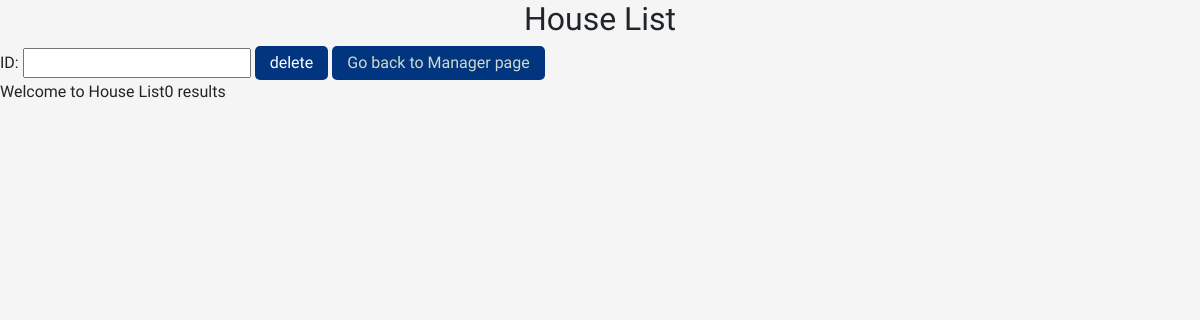
/House_list.php, run on an earlier commit of the app's database.
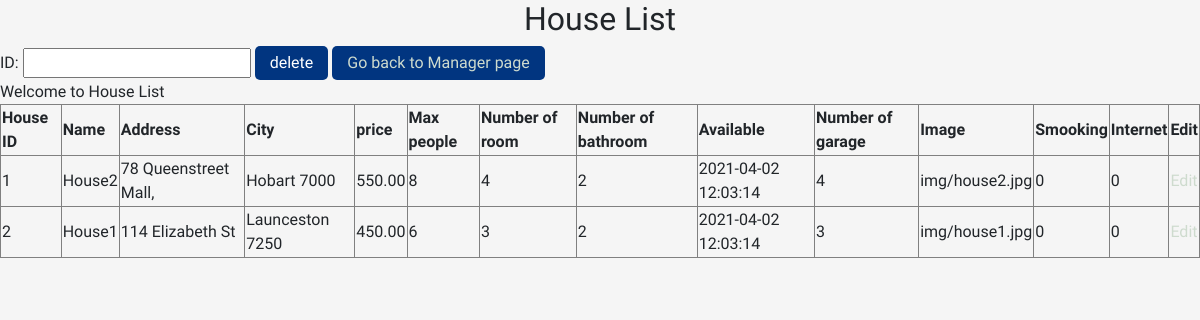
And on a later commit of the database.
### tables this page shows
CREATE TABLE IF NOT EXISTS House (
  House_ID Int(4) NOT NULL auto_increment,
  Name varchar(225) NOT NULL,
  address varchar(225) NOT NULL,
  city varchar(225) NOT NULL,
  price decimal(6,2) NOT NULL,
  max int(4) NOT NULL,
  num_room int(2) NOT NULL,
  num_bathroom int(2) NOT NULL,
  available datetime NOT NULL,
  garage int(2),
  image varchar(255) default "img/house3.jpg",
  smocking boolean NOT NULL DEFAULT 0,
  internet boolean NOT NULL DEFAULT 0,
  PRIMARY KEY (House_ID)
);

### House_list.php (the view, shortened to what this page needs)
<!DOCTYPE html>
<html>
  <link rel="stylesheet" href="https://stackpath.bootstrapcdn.com/bootstrap/4.5.0/css/bootstrap.min.css">
    <link rel="stylesheet" href="newstyles.css">
    <link rel="stylesheet" href="newstyles.css">
<body>
<center>
<h2> House List </h2>
</center>
    <form action ="" method = "post">
    ID: <input type = "text" name= "House_ID"/>
        <input type= "submit" name="delete" value="delete">
        <button><a href="Manager_page.php">Go back to Manager page</a></button>
    </form>
   <?php
   echo "<link rel='stylesheet' type='text/css' href='newstyles.css'>";
include("db_conn.php");
echo "Welcome to House List";
$sql = "SELECT * FROM House";
$result = mysqli_query($conn, $sql);
if (mysqli_num_rows($result) > 0){
    echo "<table border = 1>
    <tr>
    <th> House ID
    <th> Name
    <th> Address
    <th> City
    <th> price
    <th> Max people
    <th> Number of room
    <th> Number of bathroom
    <th> Available
    <th> Number of garage
    <th> Image
    <th> Smooking
    <th> Internet
    <th> Edit
    </tr>";
  while($row = mysqli_fetch_assoc($result)) {
    echo
    "<tr>
        <td>" . $row["House_ID"].
        " <td> " . $row["Name"].
        "<td> " . $row["address"].
        "<td> " . $row["city"].
        "<td> " . $row["price"].
        "<td> " . $row["max"].
        "<td> " . $row["num_room"].
        "<td> " . $row["num_bathroom"].
        " <td> " . $row["available"].
        " <td> " . $row["garage"].
        "<td> " . $row["image"].
        " <td> " . $row["smocking"].
        " <td> " . $row["internet"].
        ' <td>  <a href= "./Update_House.php"> Edit </a> </td>';
  }
} else {
  echo "0 results";
}
?>
</body>
</html>

### newstyles.css (style rules this page uses)
body { background: whitesmoke; font-family: "Work Sans", sans-serif; }
button { background-color: #013580; transition-duration: 0.4s; border: none; color: white; padding: 5px; text-align: center; text-decoration: none; display: inline-block; font-size: 16px; }
input[type="submit"], button { padding: 5px 15px; background: #013580; color: white; border: 0 none; cursor: pointer; -webkit-border-radius: 5px; border-radius: 5px; }
a:link { color: rgb(206, 219, 206); background-color: transparent; text-decoration: none; }

What changed in the data, as far as the page shows it:
added house: House_ID "1", Name "House2", address "78 Queenstreet Mall,", city "Hobart 7000", price "550.00", max "8", num_room "4", num_bathroom "2", available "2021-04-02 12:03:14", garage "4", image "img/house2.jpg", smocking "0", internet "0"
added house: House_ID "2", Name "House1", address "114 Elizabeth St", city "Launceston 7250", price "450.00", max "6", num_room "3", num_bathroom "2", available "2021-04-02 12:03:14", garage "3", image "img/house1.jpg", smocking "0", internet "0"
Also different on the page:
text no longer shown: "0 results"
text now shown: "House ID Name Address City price Max people Number of room Number of bathroom Available Number of garage Image Smooking Internet Edit"
